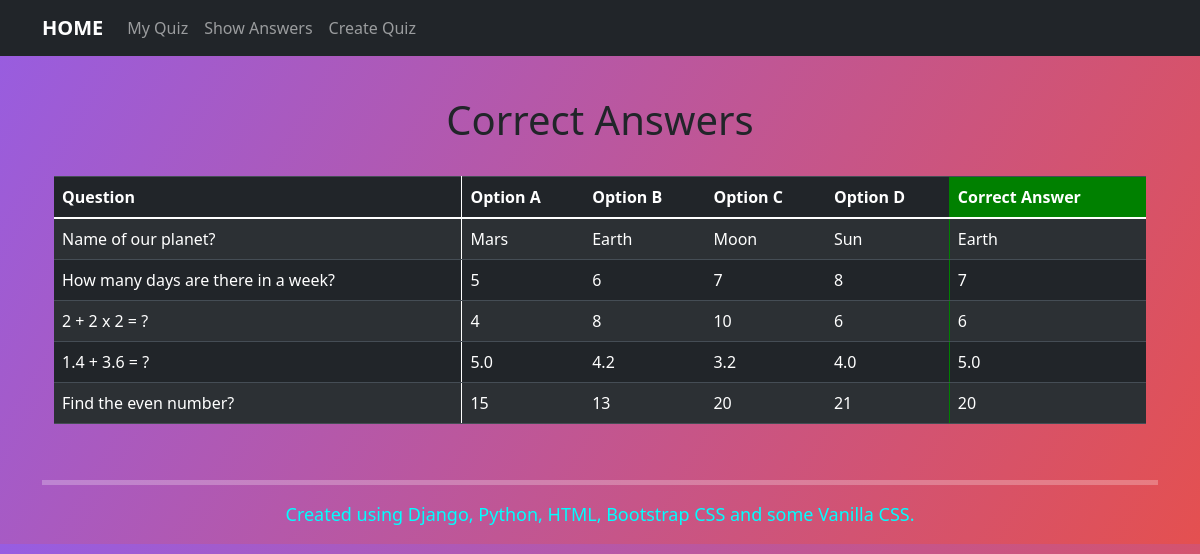
Page /show/ on the committed database.
### quizapp/models.py (models this page shows, shortened)
class Questions(models.Model):
    question = models.CharField(max_length = 250)
    optiona = models.CharField(max_length = 100)
    optionb = models.CharField(max_length = 100)
    optionc = models.CharField(max_length = 100)
    optiond = models.CharField(max_length = 100)
    answer = models.CharField(max_length = 100)

### quizapp/views.py (the view)
# urls.py: path('show/', views.show, name='show'),
def show(request):
	questionData = Questions.objects.all
	params = {'questionData' : questionData}
	return render(request, 'quizapp/show.html', params)

### quizapp/templates/quizapp/show.html (shortened to what this page needs)
{% extends "quizapp/base.html" %}
{%block content%}
<br>
<div class="container">
	<h1 class="text-center">Correct Answers</h1>
	<br>
	<table class="table table-striped table-dark">
		<thead>
			<tr>
				<th style="border-right: 1.5px solid white;">Question</th>
				<th>Option A</th>
				<th>Option B</th>
				<th>Option C</th>
				<th>Option D</th>
				<th style="background-color: green; border-left: 1.5px solid green;">Correct Answer</th>
			</tr>
		</thead>
		<tbody>
			{% for question in questionData %}
			<tr>
				<td style="border-right: 1.5px solid white;">{{ question.question }}</td>
				<td>{{ question.optiona }}</td>
				<td>{{ question.optionb }}</td>
				<td>{{ question.optionc }}</td>
				<td>{{ question.optiond }}</td>
				<td style="border-left: 1.5px solid green;">{{ question.answer }}</td>
			</tr>
			{% endfor %}
		</tbody>
	</table>
</div>
{%endblock%}

### quizapp/templates/quizapp/base.html (shortened to what this page needs)
<!DOCTYPE html>
<html>
	<head>
		{% load static %}
		<link rel="stylesheet" href="https://stackpath.bootstrapcdn.com/bootstrap/4.4.1/css/bootstrap.min.css"
>
		<link href="https://cdn.jsdelivr.net/npm/bootstrap@5.0.1/dist/css/bootstrap.min.css" rel="stylesheet"
>
	</head>
	<body style="background-image: linear-gradient(120deg, #975de2, #e45050);">
		<nav class="navbar navbar-expand-lg navbar-dark bg-dark fixed-top">
			<div class="container container-fluid">
				<a class="navbar-brand" href="/"><strong>HOME</strong></a>
				<div class="collapse navbar-collapse" id="navbarTogglerDemo02">
					<ul class="navbar-nav me-auto mb-2 mb-lg-0">
						<li class="nav-item">
							<a class="nav-link" aria-current="page" href="/quiz">My Quiz </a>
						</li>
						<li class="nav-item">
							<a class="nav-link" href="/show">Show Answers</a>
						</li>
						<li class="nav-item">
							<a class="nav-link" href="/create">Create Quiz</a>
						</li>
					</ul>
				</div>
			</div>
		</nav>
		<br><br><br>
		<div id="content" class="container">
			{% block content %}
			{% endblock %}
		</div>
		<br>
		<footer class="footer">
			<div class="container">
				<hr style="color: white; width: 100%; height: 5px">
				<p class="container text-center" style="color:aqua; font-size: large;">
					Created using Django, Python, HTML, Bootstrap CSS and some Vanilla CSS.
					<br>
				</p>
			</div>
		</footer>
	</body>
</html>

### rows in the picture
Questions: question "Name of our planet?", optiona "Mars", optionb "Earth", optionc "Moon", optiond "Sun", answer "Earth"
Questions: question "How many days are there in a week?", optiona "5", optionb "6", optionc "7", optiond "8", answer "7"
Questions: question "2 + 2 x 2 = ?", optiona "4", optionb "8", optionc "10", optiond "6", answer "6"
Questions: question "1.4 + 3.6 = ?", optiona "5.0", optionb "4.2", optionc "3.2", optiond "4.0", answer "5.0"
Questions: question "Find the even number?", optiona "15", optionb "13", optionc "20", optiond "21", answer "20"
